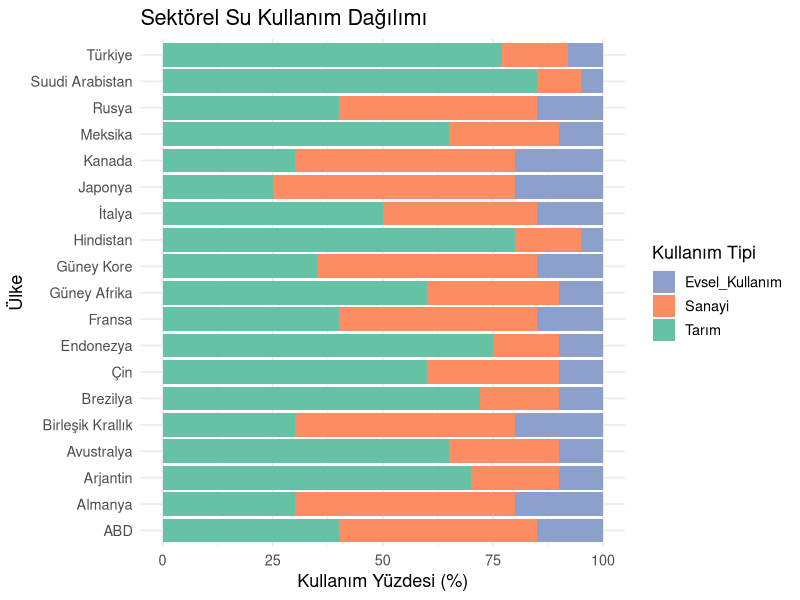

This figure's R source:
install.packages("ggplot2")
install.packages("tidyr")
install.packages("readxl")

library(ggplot2)
library(tidyr)
library(readxl)

Sys.setlocale("LC_ALL", "Turkish")


sektorel <- read_excel("sektorel.xlsx")


colnames(sektorel)

colnames(sektorel) <- gsub(" ", "_", colnames(sektorel))  
colnames(sektorel) <- gsub("%", "", colnames(sektorel))    

colnames(sektorel)

su_verisi_long <- pivot_longer(
  sektorel,
  cols = c("Tarım", "Sanayi", "Evsel_Kullanım"),
  names_to = "Kullanim_Tipi",
  values_to = "Yuzde"
)

ggplot(su_verisi_long, aes(x = reorder(Ülke, -Yuzde), y = Yuzde, fill = Kullanim_Tipi)) +
  geom_bar(stat = "identity") +
  coord_flip() +  
  labs(
    title = "Sektörel Su Kullanım Dağılımı",
    x = "Ülke", y = "Kullanım Yüzdesi (%)",
    fill = "Kullanım Tipi"
  ) +
  scale_fill_manual(values = c("Tarım" = "#66c2a5", "Sanayi" = "#fc8d62", "Evsel_Kullanım" = "#8da0cb")) +
  theme_minimal(base_size = 13)